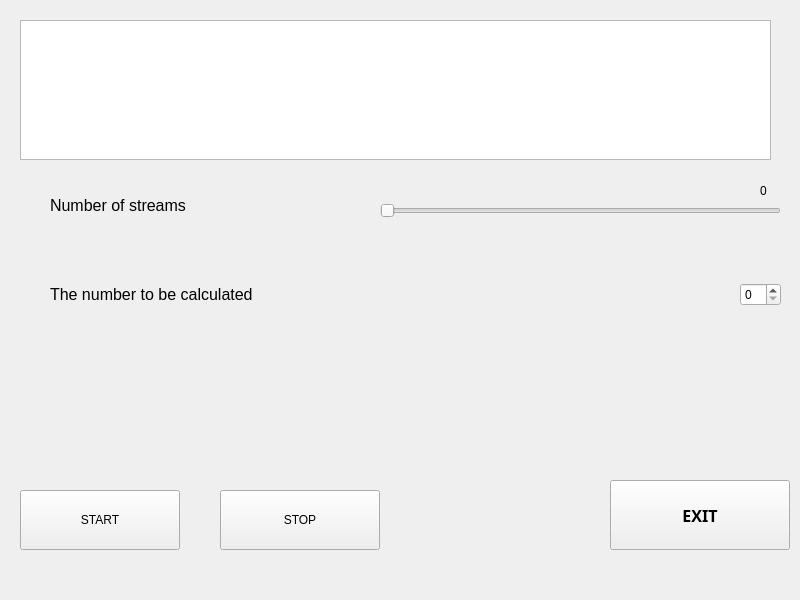
<?xml version="1.0" encoding="UTF-8"?>
<ui version="4.0">
 <class>MainWindow</class>
 <widget class="QMainWindow" name="MainWindow">
  <property name="geometry">
   <rect>
    <x>0</x>
    <y>0</y>
    <width>800</width>
    <height>600</height>
   </rect>
  </property>
  <property name="minimumSize">
   <size>
    <width>800</width>
    <height>600</height>
   </size>
  </property>
  <property name="maximumSize">
   <size>
    <width>800</width>
    <height>600</height>
   </size>
  </property>
  <property name="windowTitle">
   <string>Collatz</string>
  </property>
  <widget class="QWidget" name="centralwidget">
   <widget class="QPushButton" name="btn_exit">
    <property name="geometry">
     <rect>
      <x>610</x>
      <y>480</y>
      <width>180</width>
      <height>70</height>
     </rect>
    </property>
    <property name="sizePolicy">
     <sizepolicy hsizetype="Fixed" vsizetype="Fixed">
      <horstretch>0</horstretch>
      <verstretch>0</verstretch>
     </sizepolicy>
    </property>
    <property name="minimumSize">
     <size>
      <width>180</width>
      <height>70</height>
     </size>
    </property>
    <property name="font">
     <font>
      <family>Segoe UI Semibold</family>
      <pointsize>12</pointsize>
      <bold>true</bold>
     </font>
    </property>
    <property name="text">
     <string>EXIT</string>
    </property>
   </widget>
   <widget class="QPushButton" name="btn_start">
    <property name="geometry">
     <rect>
      <x>20</x>
      <y>490</y>
      <width>160</width>
      <height>60</height>
     </rect>
    </property>
    <property name="sizePolicy">
     <sizepolicy hsizetype="Fixed" vsizetype="Fixed">
      <horstretch>0</horstretch>
      <verstretch>0</verstretch>
     </sizepolicy>
    </property>
    <property name="minimumSize">
     <size>
      <width>160</width>
      <height>60</height>
     </size>
    </property>
    <property name="text">
     <string>START</string>
    </property>
   </widget>
   <widget class="QPushButton" name="btn_stop">
    <property name="geometry">
     <rect>
      <x>220</x>
      <y>490</y>
      <width>160</width>
      <height>60</height>
     </rect>
    </property>
    <property name="sizePolicy">
     <sizepolicy hsizetype="Fixed" vsizetype="Fixed">
      <horstretch>0</horstretch>
      <verstretch>0</verstretch>
     </sizepolicy>
    </property>
    <property name="minimumSize">
     <size>
      <width>160</width>
      <height>60</height>
     </size>
    </property>
    <property name="text">
     <string>STOP</string>
    </property>
   </widget>
   <widget class="QTextEdit" name="textEdit">
    <property name="geometry">
     <rect>
      <x>20</x>
      <y>20</y>
      <width>751</width>
      <height>140</height>
     </rect>
    </property>
    <property name="minimumSize">
     <size>
      <width>0</width>
      <height>0</height>
     </size>
    </property>
    <property name="readOnly">
     <bool>true</bool>
    </property>
   </widget>
   <widget class="QLabel" name="labelthreads">
    <property name="geometry">
     <rect>
      <x>50</x>
      <y>180</y>
      <width>181</width>
      <height>51</height>
     </rect>
    </property>
    <property name="font">
     <font>
      <pointsize>12</pointsize>
     </font>
    </property>
    <property name="text">
     <string>Number of streams</string>
    </property>
   </widget>
   <widget class="QSlider" name="slider">
    <property name="geometry">
     <rect>
      <x>380</x>
      <y>180</y>
      <width>401</width>
      <height>61</height>
     </rect>
    </property>
    <property name="orientation">
     <enum>Qt::Orientation::Horizontal</enum>
    </property>
   </widget>
   <widget class="QWidget" name="horizontalLayoutWidget">
    <property name="geometry">
     <rect>
      <x>50</x>
      <y>249</y>
      <width>731</width>
      <height>91</height>
     </rect>
    </property>
    <layout class="QHBoxLayout" name="horizontalLayout">
     <item>
      <widget class="QLabel" name="numberToBeCalc">
       <property name="font">
        <font>
         <pointsize>12</pointsize>
        </font>
       </property>
       <property name="text">
        <string>The number to be calculated</string>
       </property>
      </widget>
     </item>
     <item>
      <spacer name="horizontalSpacer">
       <property name="orientation">
        <enum>Qt::Orientation::Horizontal</enum>
       </property>
       <property name="sizeHint" stdset="0">
        <size>
         <width>40</width>
         <height>20</height>
        </size>
       </property>
      </spacer>
     </item>
     <item>
      <widget class="QSpinBox" name="spinBox"/>
     </item>
    </layout>
   </widget>
   <widget class="QLabel" name="label_2">
    <property name="geometry">
     <rect>
      <x>760</x>
      <y>180</y>
      <width>21</width>
      <height>21</height>
     </rect>
    </property>
    <property name="text">
     <string>0</string>
    </property>
   </widget>
  </widget>
 </widget>
 <resources/>
 <connections>
  <connection>
   <sender>btn_exit</sender>
   <signal>clicked()</signal>
   <receiver>MainWindow</receiver>
   <slot>close()</slot>
   <hints>
    <hint type="sourcelabel">
     <x>696</x>
     <y>521</y>
    </hint>
    <hint type="destinationlabel">
     <x>684</x>
     <y>557</y>
    </hint>
   </hints>
  </connection>
 </connections>
</ui>
